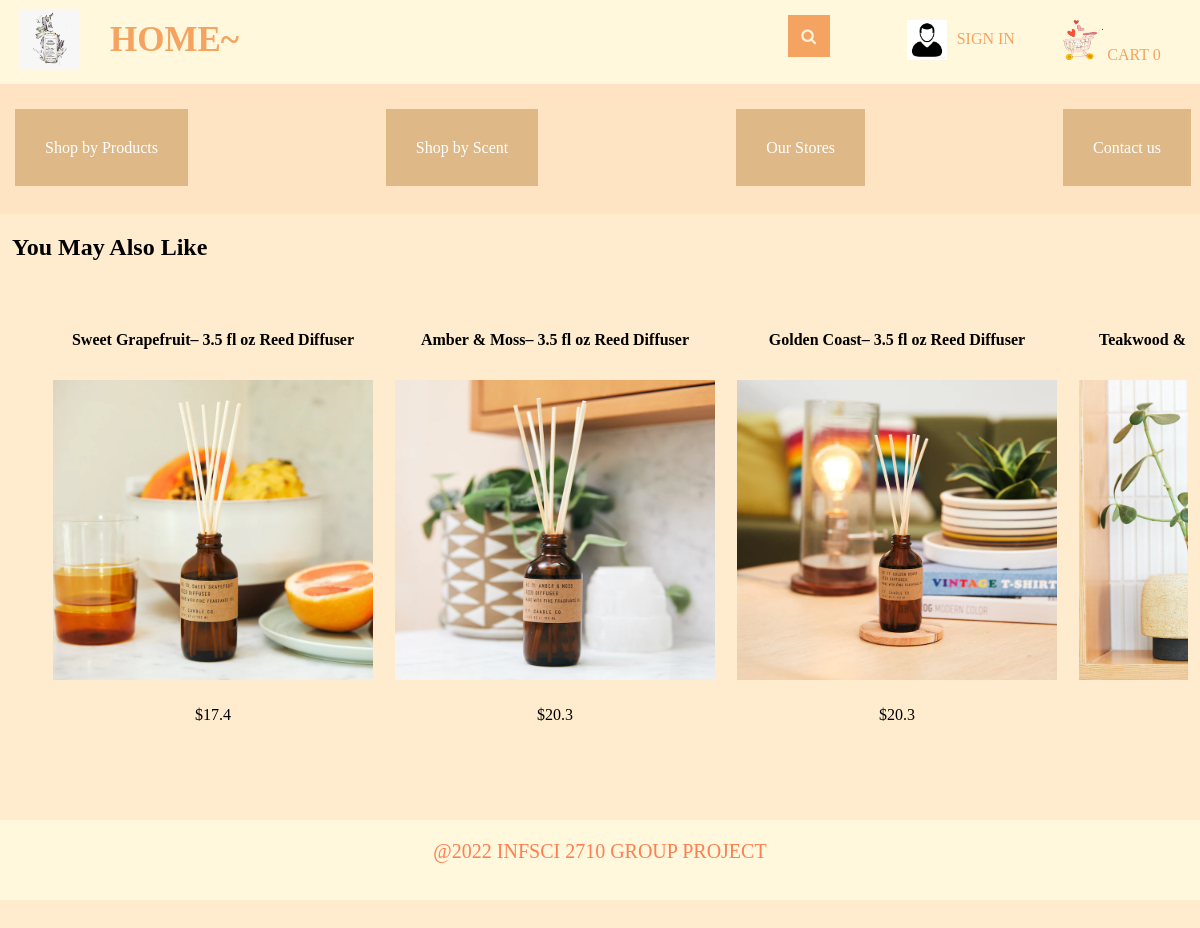
The page /home on the database its author committed.
### tables this page shows
CREATE TABLE "products" (
  "productId" INTEGER,
  "name" TEXT,
  "inventory" INTEGER,
  "price" REAL,
  "description" TEXT,
  "image" TEXT,
  "productKindId" INTEGER,
  "scent_id" INTEGER,
  CONSTRAINT "PRODUCTS_PK" PRIMARY KEY ("productId"),
  CONSTRAINT "FK_products_product_kind" FOREIGN KEY ("productKindId") REFERENCES "product_kind" ("productKindId") ON DELETE NO ACTION ON UPDATE NO ACTION,
  CONSTRAINT "products_FK" FOREIGN KEY ("scent_id") REFERENCES "scent" ("scent_id") ON DELETE NO ACTION ON UPDATE NO ACTION,
  CONSTRAINT "inventory_constrains" CHECK (inventory>=0)
);

### main.py (the view)
@app.route("/home")
def homeRoot():
    loggedIn, firstName, noOfItems = getLoginDetails()
    with sqlite3.connect('database.db') as conn:
        cur = conn.cursor()
        cur.execute('SELECT productId, name, price, description, image, inventory FROM products')
        itemData = cur.fetchall()
        cur.execute('SELECT productKindId, name FROM product_kind')
        categoryData = cur.fetchall()
        cur.execute('SELECT scent_id, scent_name FROM scent')
        scentData = cur.fetchall()
    itemData = parse(itemData)
    return render_template('home.html', itemData=itemData, loggedIn=loggedIn, firstName=firstName, noOfItems=noOfItems,
                           categoryData=categoryData, scentData=scentData)

### main.py (called while the page is built)
def getLoginDetails():
    with sqlite3.connect('database.db') as conn:
        cur = conn.cursor()
        if 'email' not in session:
            loggedIn = False
            firstName = ''
            noOfItems = 0
        else:
            loggedIn = True
            cur.execute("SELECT customer_id, firstName FROM customers WHERE email = ?", (session['email'],))
            customer_id, firstName = cur.fetchone()
            cur.execute("SELECT count(productId) FROM cart WHERE userId = ?", (customer_id,))
            noOfItems = cur.fetchone()[0]
    conn.close()
    return (loggedIn, firstName, noOfItems)

def parse(data):
    ans = []
    i = 0
    while i < len(data):
        curr = []
        for j in range(7):
            if i >= len(data):
                break
            curr.append(data[i])
            i += 1
        ans.append(curr)
    return ans

### templates/home.html (shortened to what this page needs)
<!DOCTYPE HTML>
<html>
<head>
<link rel="stylesheet" href={{ url_for('static', filename='css/home.css') }} />
<link rel="stylesheet" href={{ url_for('static', filename='css/topStyle.css') }} />
<link rel="stylesheet" href={{ url_for('static', filename='css/footer.css') }} />
<link rel="stylesheet" href="https://maxcdn.bootstrapcdn.com/font-awesome/4.5.0/css/font-awesome.min.css">
</head>
<body>
    <div class="container">
        <div id="title">
            <a href="/logout">
                <img id="logo" src= {{ url_for('static', filename='images/logo.png') }} />
            </a>
            <div class="home_btn">
                <a href="/home">
                    <strong>HOME~</strong>
                </a>
            </div>
            <div class = "Search">
                <form>
		            <input id="searchBox" type="text" name="searchQuery" placeholder="SEARCH....">
		            <button id="searchButton" type="submit" value="Search"></button>
		        </form>
            </div>
            {% if not loggedIn %}
            <div id="signInButton">
                <img id = "client " src= {{ url_for('static', filename='images/client.png')}}/>
                <a class="link" href="/loginForm">SIGN IN</a>
            </div>
            {% endif %}
        <div id="cart">
            <a class="link" href="/cart">
                <img src={{url_for('static', filename='images/shoppingCart.png')}} id="cartIcon" />
                CART {{noOfItems}}
            </a>
        </div>
        </div>
        <div class="display">
            <div class="displayMenu">
                <div class="by_product">
                        <buttom class ="naviItems" > Shop by Products </buttom>
                </div>
                <div class="by_scent">
                        <buttom class ="naviItems" > Shop by Scent </buttom>
                </div>
                <div class="stores">
                    <buttom class ="naviItems" onclick = window.location.href="/displayStore"> Our Stores </buttom>
                </div>
                <div class="contact">
                        <buttom class ="naviItems" onclick = window.location.href="/displayStore"> Contact us </buttom>
                </div>
            </div>
            <div class="displayItem">
                <h2>You May Also Like</h2>
                {% for data in itemData %}
                <table>
                    <tr id="productName">
                        {% for row in data %}
                        <td>
                            {{row[1]}}
                        </td>
                        {% endfor %}
                    </tr>
                    <tr id="productImage">
                        {% for row in data %}
                        <td>
                            <a href="/productDescription?productId={{row[0]}}">
                                <img src={{ url_for('static', filename='uploads/' + row[4]) }} id="itemImage" />
                            </a>
                        </td>
                        {% endfor %}
                    </tr>
                    <tr id="productPrice">
                        {% for row in data %}
                        <td>
                            ${{row[2]}}
                        </td>
                        {% endfor %}
                    </tr>
                </table>
                {% endfor %}
            </div>
        </div>
    </div>
    <footer>
        <div class="footer_container">
            <p>@2022 INFSCI 2710 GROUP PROJECT</p>
        </div>
    </footer>
</body>
</html>

### static/css/home.css (style rules this page uses)
html,body { margin: 0; padding: 0; height: 100%; }
body { width: 100%; background: blanchedalmond; }
.container { position: relative; width:100%; height: 100%; overflow:scroll; }
.display { margin-bottom: 120px; }
#itemImage { height: 300px; width: 320px; }
table { border-spacing: 20px; width: 80%; margin: auto; float: left; text-align: center; }
#productName { text-align: center; font-weight: bold; }
#productPrice { text-align: center; }
.displayMenu { background: bisque; width: 98%; height: 100px; position: fixed; top: 84px; display: flex; justify-content: space-between; padding: 15px; z-index: 1; transform: scale(1); }
.naviItems { background-color: burlywood; position: relative; top: 40px; color: white; width: 100%; padding: 30px; font-size: 16px; border: none; cursor: pointer; }
.displayItem { position: relative; top:214px; width: 98%; margin: auto; overflow: scroll; }

### static/css/topStyle.css (style rules this page uses)
#logo { height: 60px; width: 60px; margin-left: 20px; margin-top: 10px; margin-bottom: 10px; margin-right: 20px; float: left; }
#title { background-color: cornsilk; height: 84px; position: fixed; top:0px; display: flex; width: 100%; margin-bottom: 0px; z-index: 2; }
.home_btn { height: 64px; margin-bottom: 10px; margin-top:10px; padding: 10px; }
.home_btn a { position: relative; text-align: center; text-decoration: none; font-family: "Palace Script MT"; font-size: 35px; color: sandybrown; }
.Search { width: 70%; }
.Search form { padding:15px; height: 100%; }
.Search input { height: 42px; width: 0; padding: 0 42px 0 15px; border: none; border-bottom: 2px solid transparent; outline: none; background: transparent; transition: .4s cubic-bezier(0, 0.8, 0, 1); position: relative; top: 0; right:0; float: right; z-index: 2; font-family: "Palace Script MT"; font-size:20px; }
.Search button { background: sandybrown; border: none; height: 42px; width: 42px; position: relative; top: 0; right: 0; float: right; margin-right: -15px; cursor: pointer; }
.Search button:before { content: "\f002"; font-family: FontAwesome; font-size: 16px; color: #F9F0DA; }
#signInButton { width: 15%; display: flex; color: yellow; margin-top: 20px; margin-bottom: 20px; margin-left: 20px; margin-right: 20px; float: left; }
#signInButton img { width: 40px; height: 40px; }
#signInButton a { position: relative; bottom: 0; text-align: center; padding: 10px; }
#cart { width: 15%; color: white; margin-top: 20px; margin-bottom: 20px; float: left; }
#cart img { width: 40px; height: 40px; }
#cartIcon { height: 30px; width: 30px; }
#cart a, #signInButton a { text-decoration: none; font-family: "Palace Script MT"; color: sandybrown; }

### static/css/footer.css (style rules this page uses)
footer { background: cornsilk; display: block; position: relative; bottom: 0; width: 100%; height: 10%; z-index: 10000; }
.footer_container p { position: relative; top: 20px; color: coral; text-align: center; font-family: "Times New Roman"; font-size: 20px; }

### rows shown on the page
products: name "Sweet Grapefruit– 3.5 fl oz Reed Diffuser", image (picture), price "17.4"
products: name "Amber & Moss– 3.5 fl oz Reed Diffuser", image (picture), price "20.3"
products: name "Golden Coast– 3.5 fl oz Reed Diffuser", image (picture), price "20.3"
products: name "Teakwood &…", image (picture)

### other values the page prints
{{ noOfItems }} "0"
